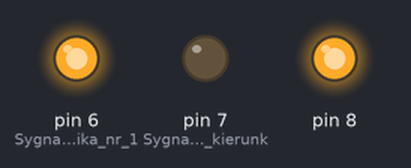
This sketch was run on a simulated Arduino Uno, built with avr-gcc and run on an emulated ATmega328P. Shown: output pins drawn as LEDs (lit = HIGH).

Above: at 1.5 s.
At 4.5 s:
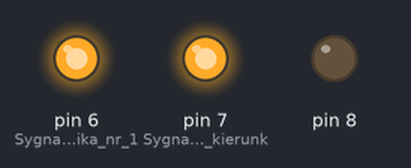
Timing chart, 0 to 7.8 s (numbered marks = the images above):
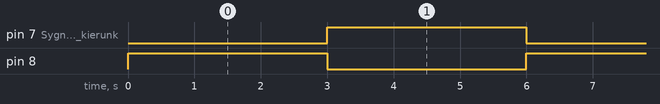

Measured:
- by itself, pin 7 (Sygnały_sterujące_kierunk), pin 8: alternates HIGH for 3.0 s and LOW for 3.0 s

The sketch:

silnik_dc.ino
```cpp
void setup() {
  pinMode(6, OUTPUT); //Sygnał PWM silnika nr 1
  digitalWrite(6, HIGH); //Ustawiamy (na stałe) stan wysoki na pinie 6

  pinMode(7, OUTPUT); //Sygnały sterujące kierunkiem obrotów silnika nr 1
  pinMode(8, OUTPUT);
}

void loop()  {
  digitalWrite(7, LOW); //Silnik nr 1 - obroty w lewo
  digitalWrite(8, HIGH);
  delay(3000);

  digitalWrite(7, HIGH); //Silnik nr 1 - obroty w prawo
  digitalWrite(8, LOW);
  delay(3000);
}
```
